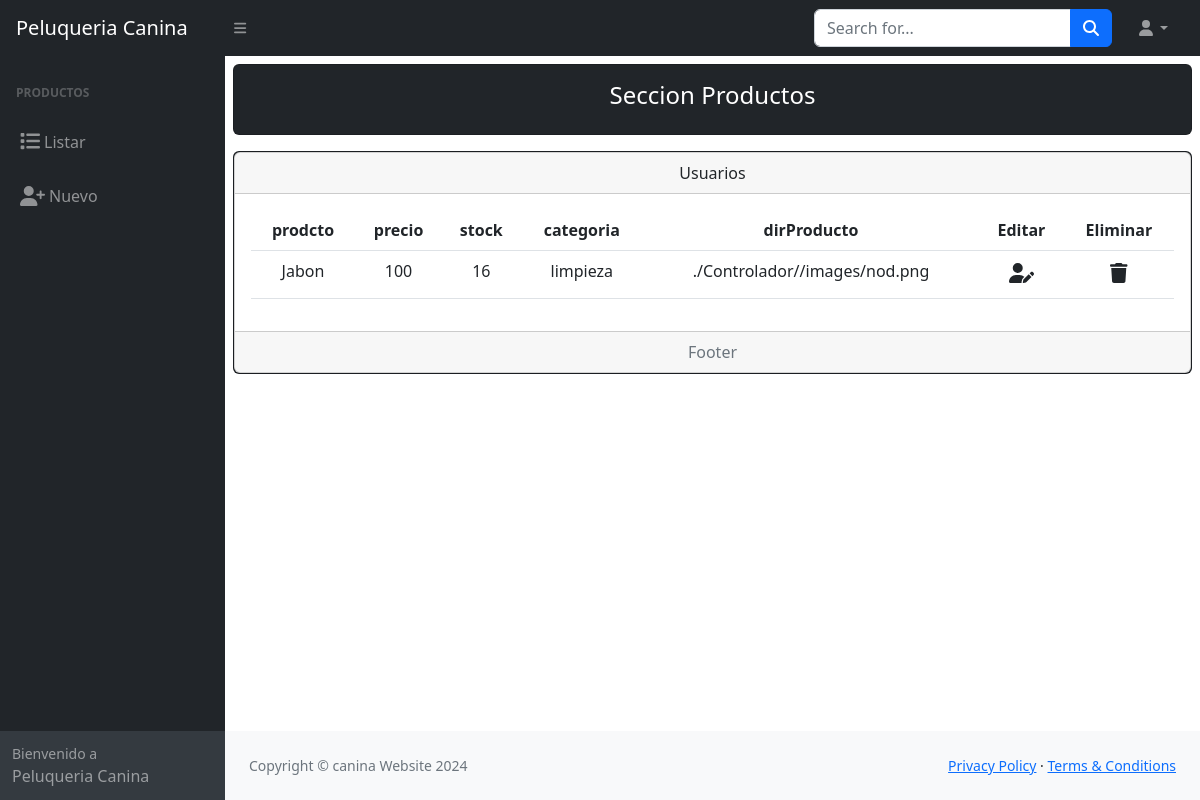
The app's page /paginas/productos/index.producto.php with its own data.
### tables this page shows
CREATE TABLE `inventarioproductos` (
  `idinventarioProducto` int(11) NOT NULL,
  `nombreProducto` varchar(100) DEFAULT NULL,
  `precioProducto` int(11) DEFAULT NULL,
  `strockProducto` int(11) DEFAULT NULL,
  `categoriaProducto` int(11) NOT NULL DEFAULT 1,
  `dirProducto` varchar(8000) NOT NULL DEFAULT './Controlador//images/nod.png'
);

### paginas/productos/index.producto.php (the view, shortened to what this page needs)
<?php
include("../../modelo/mySQL2.php");
$sentencia = $conexion->prepare("SELECT *,(SELECT nombreCategoria FROM categoria WHERE categoria.idCategoria = inventarioproductos.categoriaProducto limit 1) as category
FROM inventarioproductos");
$sentencia->execute();
$listaUsuarios = $sentencia->fetchAll(PDO::FETCH_ASSOC);
  ?>
<!DOCTYPE html>
<html lang="en">
<head>
  <link href="https://cdn.jsdelivr.net/npm/simple-datatables@7.1.2/dist/style.min.css" rel="stylesheet" />
  <link rel="stylesheet" href="../../vista/css/styles.css">
</head>
<body class="sb-nav-fixed">
  <nav class="sb-topnav navbar navbar-expand navbar-dark bg-dark">
    <a class="navbar-brand ps-3" href="../../index.php">Peluqueria Canina</a>
    <button class="btn btn-link btn-sm order-1 order-lg-0 me-4 me-lg-0" id="sidebarToggle" href="#!">
      <i class="fas fa-bars"></i>
    </button>
    <form class="d-none d-md-inline-block form-inline ms-auto me-0 me-md-3 my-2 my-md-0">
      <div class="input-group">
        <input class="form-control" type="text" placeholder="Search for..." aria-label="Search for..."
          aria-describedby="btnNavbarSearch" />
        <button class="btn btn-primary" id="btnNavbarSearch" type="button">
          <i class="fas fa-search"></i>
        </button>
      </div>
    </form>
    <ul class="navbar-nav ms-auto ms-md-0 me-3 me-lg-4">
      <li class="nav-item dropdown">
        <a class="nav-link dropdown-toggle" id="navbarDropdown" href="#" role="button" data-bs-toggle="dropdown"
          aria-expanded="false"><i class="fas fa-user fa-fw"></i></a>
      </li>
    </ul>
  </nav>
  <div id="layoutSidenav">
    <div id="layoutSidenav_nav">
      <nav class="sb-sidenav accordion sb-sidenav-dark" id="sidenavAccordion">
        <div class="sb-sidenav-menu">
          <div class="nav">
            <div class="sb-sidenav-menu-heading">Productos</div>
            <a class="nav-link" href="indexListar.php">
              <div class="m-1"><i class="fa-solid fa-list" style="font-size: 20px"></i></div>
              Listar
            </a>
            <a class="nav-link" href="./crear.producto.php">
              <i class="fa-solid fa-user-plus m-1" style="font-size: 20px"></i>
              Nuevo
            </a>
          </div>
        </div>
        <div class="sb-sidenav-footer">
          <div class="small">Bienvenido a</div>
          Peluqueria Canina
        </div>
      </nav>
    </div>
    <div id="layoutSidenav_content">
      <div class="card text-center m-2 bg-dark">
        <div class="card-body">
          <h4 class="card-title text-white">Seccion Productos</h4>
        </div>
      </div>
      <div class="card text-center m-2 bg-dark d-flex justify-content-center">
        <div class="card">
          <div class="card-header">Usuarios</div>
          <div class="card-body">
            <div class="table-responsive-sm">
              <table class="table table-hover">
                <thead>
                  <tr>
                    <th scope="col">prodcto</th>
                    <th scope="col">precio</th>
                    <th scope="col">stock</th>
                    <th scope="col">categoria</th>
                    <th scope="col">dirProducto</th>
                    <th scope="col">Editar</th>
                    <th scope="col">Eliminar</th>
                  </tr>
                </thead>
                <tbody>
                  <?php foreach($listaUsuarios as $registro) { ?>
                  <tr class="">
                    <td><?php echo $registro["nombreProducto"] ?></td>
                    <td><?php echo $registro["precioProducto"] ?></td>
                    <td><?php echo $registro["strockProducto"] ?></td>
                    <td><?php echo $registro["category"] ?></td>
                    <td><?php echo $registro["dirProducto"] ?></td>
                    <td><a class="nav-link" href="./editar.producto.php?txtID=<?php echo $registro["idinventarioProducto"] ?>"><i class="fa-solid fa-user-pen m-1" style="font-size: 20px"></i></a> </td>
                    <td><a class="nav-link" href="./indexListar.php?txtID=<?php echo $registro["idinventarioProducto"] ?>"><i class="fa-solid fa-trash m-1" style="font-size: 20px"></i></a></td>
                  </tr>
                  <?php } ?>
                </tbody>
              </table>
            </div>
          </div>
          <div class="card-footer text-muted">Footer</div>
        </div>
      </div>
      <footer class="py-4 bg-light mt-auto">
        <div class="container-fluid px-4">
          <div class="d-flex align-items-center justify-content-between small">
            <div class="text-muted">Copyright &copy; canina Website 2024</div>
            <div>
              <a href="#">Privacy Policy</a>
              &middot;
              <a href="#">Terms &amp; Conditions</a>
            </div>
          </div>
        </div>
      </footer>
    </div>
  </div>
</body>
</html>

### records on screen
inventarioproductos: nombreProducto "Jabon", precioProducto "100", strockProducto "16", category "limpieza", dirProducto "./Controlador//images/nod.png"
